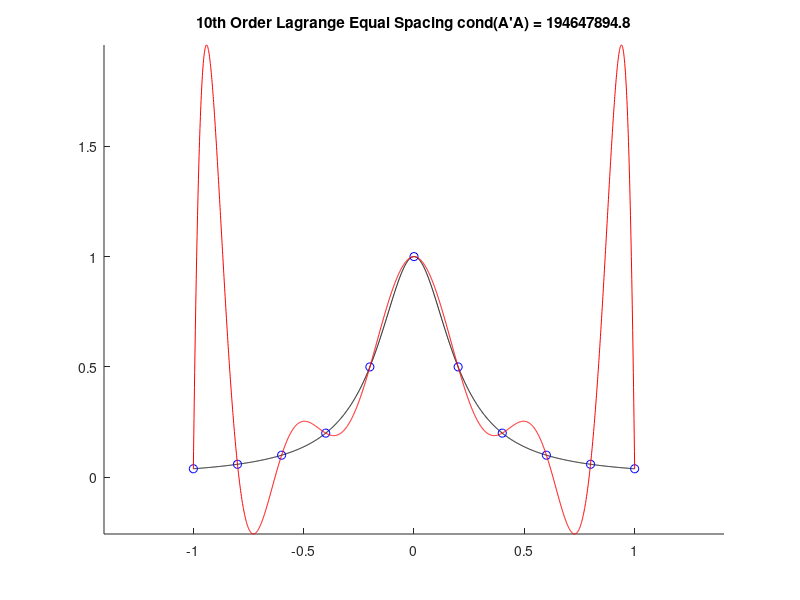
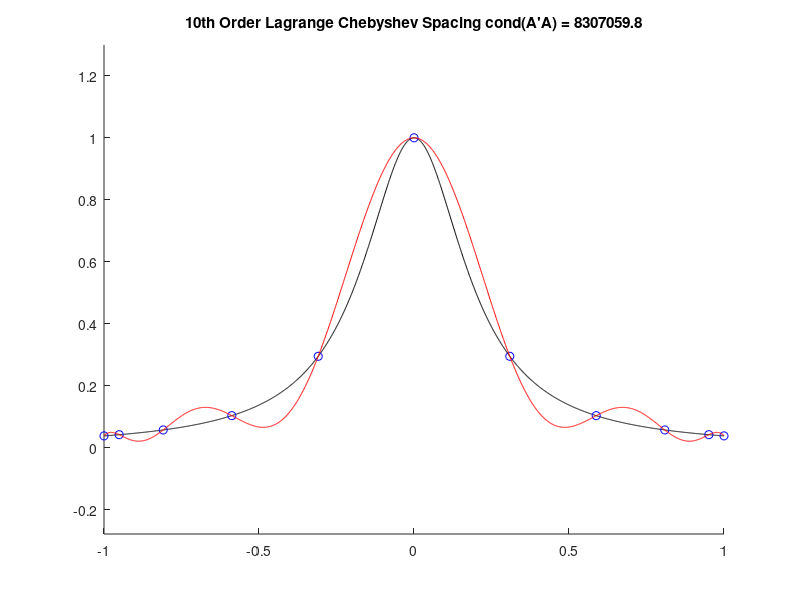

MATLAB code for these plots, in order: (Note: this script raises an error after producing the figures.)
%
% Illustrates polynomial fits to the Runge example (or half of an
% ellipse) through Lagrange polynomials with equal and Chebychev node
% spacing.  A fit using a Chebyshev polynomial is also generated, and
% the condition number of the associated information matrix for all
% fits is generated.  Barycentric Lagrange interpolation is also
% illustrated.
%
% The sample functions are are designed to be generated on a range of
% [-1, 1].  No normalization of the independent parameter
% (shifting/scaling) is performed for this example.
%
% Kurt Motekew  2025/03/15
%

%

close all;
clear;

  % Top part of an ellipse
%f = @(x) 0.5*sqrt(1 - x.*x);
  % Runge example
f = @(x) 1./(1 + 25*x.*x);

  % True function values (lots of points to capture ellipse shape
  % for when that function is chosen)
xx = [-1:.001:1]';
yy = f(xx);

%
% Lagrange polynomial
%

  % Equal spacing polynomial nodes - order will be one less than the number
  % of fit points resulting in a polynomial passing through each point
xo = [-1:.2:1]';
yo = f(xo);
  % Number of nodes and polynomial order
n = size(xo,1);
order = n-1;

  % Vandermonde Matrix using equally spaced nodes
A = zeros(n);
A(:,1) = ones(size(xo));
for ii = 2:n
  A(:,ii) = xo.*A(:,ii-1);
end
  % Information matrix - output condition with plot
  % Solve using matrix inversion for illustrative purposes
  % vs. proper matrix decomposition and backwards substitution
F = (A'*A);
p = F^-1*A'*yo;
yp = zeros(size(xx));
for ii = 1:n 
  yp = yp + p(ii)*xx.^(ii-1);
end

figure;  hold on;
plot(xx, yy, '-k');
plot(xo, yo, 'ob');
plot(xx, yp, '-r');
stitle = sprintf('%ith Order Lagrange Equal Spacing cond(A''A) = %1.1f',...
                 order, cond(F));
title(stitle);
axis equal;

%
% Lagrange polynomial with Chebyshev node spacing
%

  % Compute new fit points, but keep order and fit method the same
%kk = [1:n]';
%xo = cos(0.5*pi*(2*kk-1)/n);                % 1st kind
xo = cos(pi*(0:order)'/order);              % 2nd kind
yo = f(xo);

  % Vandermonde Matrix using Chebyshev node spacing
A = zeros(n);
A(:,1) = ones(size(xo));
for ii = 2:n
  A(:,ii) = xo.*A(:,ii-1);
end
F = (A'*A);
p = F^-1*A'*yo;
yp = zeros(size(xx));
for ii = 1:n 
  yp = yp + p(ii)*xx.^(ii-1);
end

figure;  hold on;
plot(xx, yy, '-k');
plot(xo, yo, 'ob');
plot(xx, yp, '-r');
stitle = sprintf('%ith Order Lagrange Chebyshev Spacing cond(A''A) = %1.1f',...
                 order, cond(F));
title(stitle);
axis equal;

%
% Chebyshev polynomial.  Using Chebyshev points of the 2nd kind instead
% of the 1st kind slightly increases the cond() number of the
% information matrix.  But, the end nodes match +/-1 without numerical
% roundoff.
%

  % Chebyshev points of the 1st kind
  % Repeat for convenience of reference
%kk = [1:n]';
%xo = cos(0.5*pi*(2*kk-1)/n);                % 1st kind
xo = cos(pi*(0:order)'/order);              % 2nd kind
yo = f(xo);
  % Fit using Chebyshev polynomials
T = zeros(n, order+1);
for ii = 1:n
  T(ii,:) = mth_tpoly(order, xo(ii));
end
F = (T'*T);
C = F^-1;
pt = C*T'*yo;
yt = zeros(size(xx));
for ii = 1:size(xx,1) 
  yt(ii) = mth_tpoly(order, xx(ii))*pt;     % Should vectorize mth_tpoly...
end

figure;  hold on;
plot(xx, yy, '-k');
plot(xo, yo, 'ob');
plot(xx, yt, '-r');
stitle = sprintf('%ith Order Chebyshev cond(T''T) = %1.1f', order, cond(F));
title(stitle);
axis equal;

%
% Barycentric interpolation
%
% From:  Jean-Paul Berrut and Lloyd N. Trefethen,
%        Barycentric Lagrange Interpolation,
%        SIAM Review Vol. 46. No. 3. pp 501-517
%        2004 Society for Industrial and Applied Mathematics
%
% Real World Implementation Notes:
%   - When computing c, instead of (-1)^jj to compute sign, implement
%     via mod 2.  The current implementation is handy with vectorization.
%   - Divide by zero logic should be expanded to handle near zero.
%     It works fine here, but for real world interpolation, we are
%     typically arbitrarily close to the first node for many problems.
%     In practice, additional logic needs to be added to map node
%     points to divide by zero locations vs. pulling true value
%     from a function that is continuous over the range of interest.
%

  % Chebyshev points of the 2nd kind
xo = cos(pi*(0:order)'/order);
yo = f(xo);
  % [.5 ; -1 ; 1 ... 1 ; -1 .5]'
cc = [1/2 ; ones(order-1,1) ; 1/2].*(-1).^((0:order)');
numer = zeros(size(xx));
denom = zeros(size(xx));
for jj = 1:n
  xdiff = xx - xo(jj);
  temp = cc(jj)./xdiff;
  numer = numer + temp*yo(jj);
  denom = denom + temp;
  exact(xdiff == 0) = 1;                    % Don't divide by 0
end
yb = numer./denom;
  % Use node point to cover divide by 0
ii = find(exact);
yb(ii) = yy(exact(ii));

figure;  hold on;
plot(xx, yy, '-k');
plot(xo, yo, 'ob');
plot(xx, yb, '-r');
stitle = sprintf('%ith Order Barycentric', order);
title(stitle);
axis equal;

fprintf('\n');

